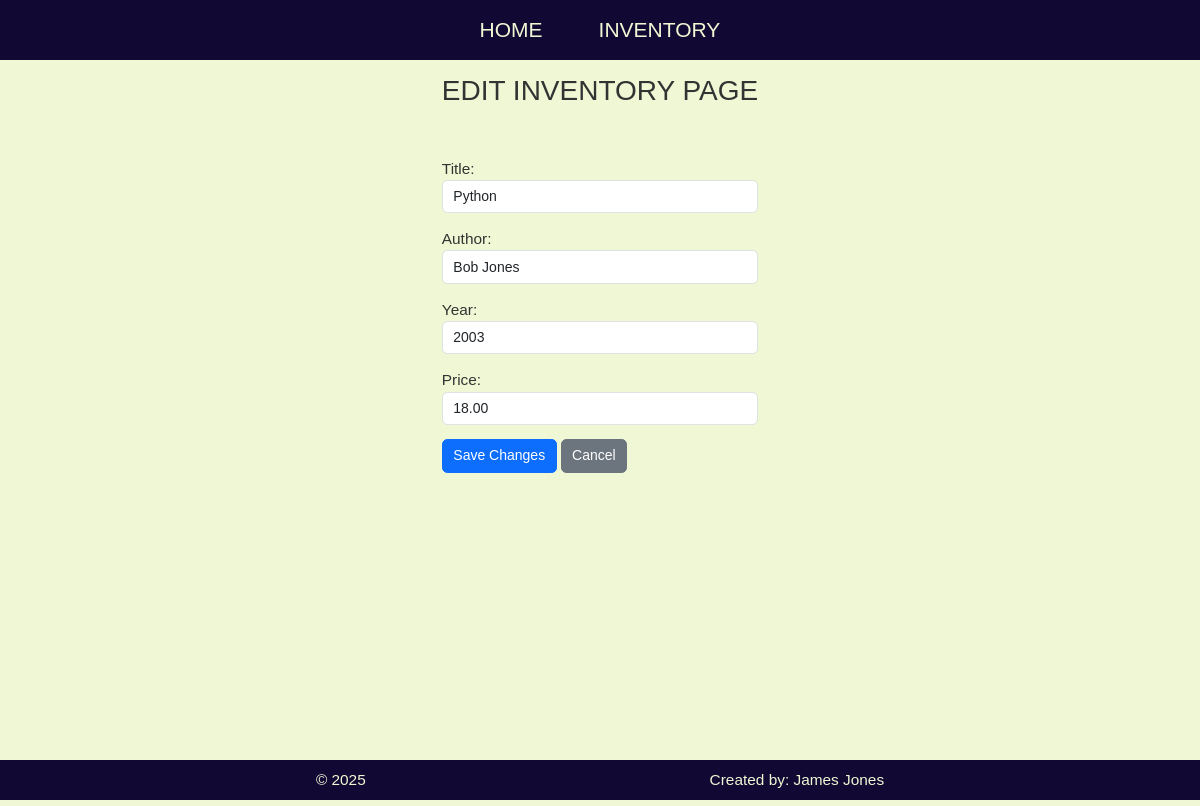
Page /inventory/inventory/edit/1/ on the committed database.
### inventory/models.py (models this page shows, shortened)
class Book(models.Model):
    title = models.CharField(max_length=200)
    author = models.CharField(max_length=100)
    year = models.PositiveIntegerField()
    price = models.DecimalField(max_digits=6, decimal_places=2)

### inventory/views.py (the view)
# urls.py: path('inventory/edit/<int:book_id>/', views.inventory_edit, name='edit'),
def inventory_edit(request, book_id):
    book = Book.objects.get(id=book_id)
    if request.method == 'POST':
        form = BookForm(request.POST, instance=book)
        if form.is_valid():
            form.save()
            return redirect('inventory')
    else:
        form = BookForm(instance=book)
    return render(request, 'inventory/edit.html', {'form': form, 'book': book})

### inventory/forms.py
class BookForm(forms.ModelForm):
    class Meta:
        model = Book
        fields = ['title', 'author', 'year', 'price']
        widgets = {
            'title': forms.TextInput(attrs={'class': 'form-control', 'placeholder': 'Enter book title'}),
            'author': forms.TextInput(attrs={'class': 'form-control', 'placeholder': 'Enter author name'}),
            'year': forms.NumberInput(attrs={'class': 'form-control', 'placeholder': 'Enter publication year'}),
            'price': forms.NumberInput(attrs={'class': 'form-control', 'step': '0.01', 'placeholder': 'Enter book price'}),
        }

### templates/inventory/edit.html (shortened to what this page needs)
{% extends "base.html" %}
{% block content %}
<div class="container-edit">
    <div class="description-edit">
        <h1>Edit Inventory Page</h1>
    </div>
    <br>
    <br>
    <div class="edit-form">
        <form method="post">
            {{ form.as_p }}
            <button type="submit" class="btn btn-primary">Save Changes</button>
            <button type="button" class="btn btn-secondary" onclick="window.history.back();">Cancel</button>
        </form>
    </div>
</div>
{% endblock content %}

### static/css/base.css (style rules this page uses)
:root { --primary-color: #110934; --secondary-color: #f0f7d4; --neutral-color: #333333; --background-color: #f0f7d4; --surface-color: #110934; --lobster-font: 'Lobster', sans-serif; --sans-font: 'DM Sans', sans-serif; }
body { min-height: 100vh; display: flex; flex-direction: column; background-color: var(--background-color); }
html { background-color: var(--background-color); font-size: 14px; }
* { font-family: var(--sans-font); margin: 0px; padding: 0px; }
h1 { color: var(--neutral-color); font-size: 2rem; text-transform: uppercase; }
p { color: var(--neutral-color); font-size: 1.1rem; }

### rows in the picture
Book: title "Python", author "Bob Jones", year "2003", price "18.00"
